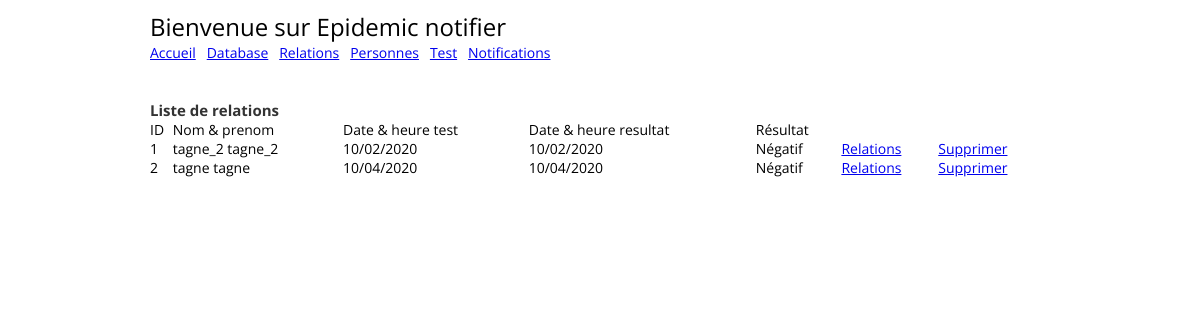
/tests, run on the app's committed database.
### tables this page shows
CREATE TABLE tests (
            id integer PRIMARY KEY,    
            personne_id integer,
            date_test string,
            heure_test string,
            date_resultat string,
            heure_resultat string,
            resultat int
            );

CREATE TABLE personnes (
            id integer PRIMARY KEY,    
            nom text,
            prenom text,
            date_naiss text,
            num_telephone text,
            email text,
            UNIQUE (nom, prenom, date_naiss)
            );

### app.py (the view)
@app.route("/tests", methods=["GET"])
def home_test():
    personne_id = request.args.get("personne")
    personne = Personne().get_one(personne_id) if personne_id is not None else None
    tests = Test().get_all()
    return render_template("test.html", personne=personne, tests=tests)

### treatment/db/test.py (called while the page is built, shortened)
    def get_all(self, resultat=None):
        if resultat is None:
            r = ("SELECT t.id, p.id, p.nom, p.prenom, t.date_test, t.heure_test, t.date_resultat, t.heure_resultat, t.resultat "
                "FROM tests t "
                "JOIN personnes p ON p.id = t.personne_id "
                "ORDER BY t.id ASC")
            self.cur.execute(r)
        rows = self.cur.fetchall()
        return [RTest(row[0], row[1], row[2], row[3], row[4], row[5], row[6], row[7], str(row[8])) for row in rows]

### templates/test.html (shortened to what this page needs)
<!DOCTYPE html>
<html>
  <head>
    {% include 'inc/header.html' %}
  </head>
  <body>
    <div class="page-wrapper bg-dark p-t-100 p-b-50">
      <div class="wrapper wrapper--w900">
        <form action="/tests" method="POST" onsubmit="return validate_form_test();">
          <div class="card card-6">
            <div class="card-heading">
              {% include 'inc/header_menu.html' %}
            </div>
          </div>
        </form>
        <br/>
        <div class="card card-6">
          <div class="card-body">
            <div class="label-row">Liste de relations</div>
            <table width="100%">
              <thead>
                <td>ID</td>
                <td>Nom & prenom</td>
                <td>Date & heure test</td>
                <td>Date & heure resultat</td>
                <td>Résultat</td>
                <td></td>
                <td></td>
              </thead>
              <tbody>
                {% if tests %}
                  {% for r in tests %}
                    <tr>
                      <td>{{ r.id }}</td>
                      <td>{{ r.p_nom + ' ' + r.p_prenom }}</td>
                      <td>{{ r.date_test + ' ' + r.heure_test }}</td>
                      <td>{{ r.date_resultat + ' ' + r.heure_resultat }}</td>
                      <td>
                        {% if r.date_resultat %}
                          {% if r.resultat == '1' %} Positif
                          {% else %} Négatif
                          {% endif %}
                        {% endif %}
                      </td>
                      <td><a href="crp?personne={{ r.id }}">Relations</a></td>
                      <td><a href="javascript:;" onclick="javascript:confirm_delete('tests/delete/{{ r.id }}');">Supprimer</a></td>
                    </tr>
                  {% endfor %}
                {% else %}
                  <tr><td colspan="8">No result!</td></tr>
                {% endif %}
              </tbody>
            </table>
          </div>
        </div>
      </div>
    </div>
  </body>
</html>

### static/css/main.css (style rules this page uses)
.label-row { color: #333; font-size: 15px; font-weight: 700; }
html { -webkit-box-sizing: border-box; -moz-box-sizing: border-box; box-sizing: border-box; }
* { padding: 0; margin: 0; }
*, *:before, *:after { -webkit-box-sizing: inherit; -moz-box-sizing: inherit; box-sizing: inherit; }
body, h1, h2, h3, h4, h5, h6, blockquote, p, pre, dl, dd, ol, ul, figure, hr, fieldset, legend { margin: 0; padding: 0; }
table { border-collapse: collapse; border-spacing: 0; }
.page-wrapper { min-height: 100vh; }
body { font-family: "Open Sans", "Arial", "Helvetica Neue", sans-serif; font-weight: 400; font-size: 14px; }
.p-t-100 { padding-top: 10px; }
.p-b-50 { padding-bottom: 50px; }
.wrapper { margin: 0 auto; }
.wrapper--w900 { max-width: 900px; }
.card { -webkit-border-radius: 3px; -moz-border-radius: 3px; border-radius: 3px; background: #fff; }
.card-6 { background: transparent; }
.card-6 .card-heading { background: transparent; }
.card-6 .card-body { background: #fff; position: relative; border-bottom: none; padding-bottom: 0; -webkit-border-top-left-radius: 3px; -moz-border-radius-topleft: 3px; border-top-left-radius: 3px; -webkit-border-top-right-radius: 3px; -moz-border-radius-topright: 3px; border-top-right-radius: 3px; }
.card-6 .card-body:before { bottom: 100%; left: 75px; border: solid transparent; content: ""; height: 0; width: 0; position: absolute; pointer-events: none; border-color: rgba(255, 255, 255, 0); border-bottom-color: #fff; border-width: 10px; }

### data on the page
tests: id "1", prenom "tagne_2 tagne_2", date_test+heure_test "10/02/2020", date_resultat+heure_resultat "10/02/2020", resultat "Négatif"
tests: id "2", prenom "tagne tagne", date_test+heure_test "10/04/2020", date_resultat+heure_resultat "10/04/2020", resultat "Négatif"
